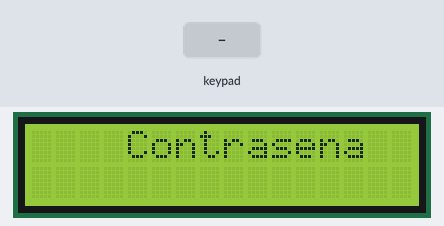
A sketch run on a simulated Arduino Uno, built with avr-gcc and run on an emulated ATmega328P. On the bench: 16×2 character LCD. The test bench sets the inputs (shaded band). What the sketch prints to the serial monitor is not drawn.

Above: at 1.2 s.
1.3 s: keypad keys 1 0 A D # pressed 0.4 s apart
At 4.2 s:
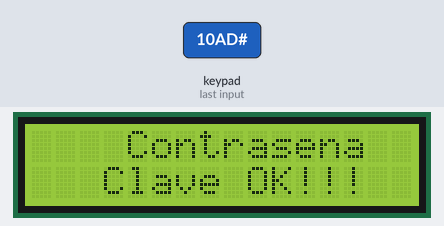
4.8 s: key '*' pressed
At 5.2 s:
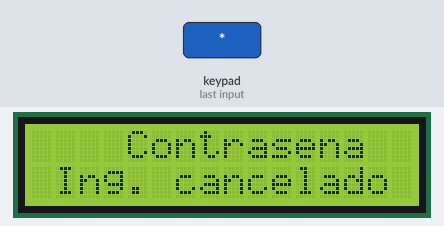
6.3 s: key '#' pressed
At 6.6 s:
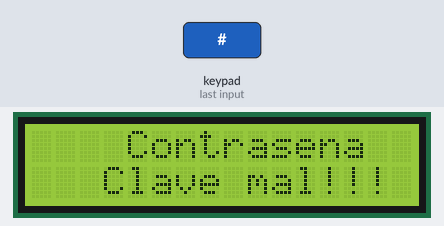
7.8 s: keypad keys 1 0 A D A pressed 0.4 s apart
At 9.9 s:
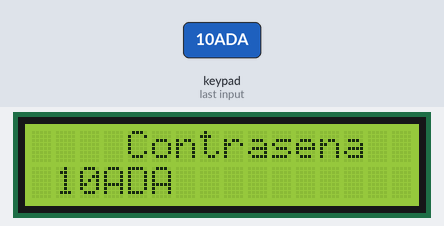
11.3 s: keypad keys 1 0 A D pressed 0.4 s apart
At 13.0 s:
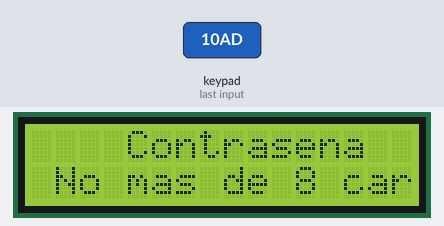
Timing chart, 0 to 14.5 s (numbered marks = the images above; inputs shaded):
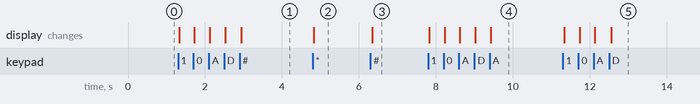

The sketch:

Comprobar_contrase_a.ino
```cpp
#include <Keypad.h>//Libreria para teclados matriciales
#include <Wire.h>
#include <LiquidCrystal_I2C.h>

//Crear el objeto lcd  dirección  0x3F y 16 columnas x 2 filas
LiquidCrystal_I2C lcd(0x3F,16,2);  //

//Constantes para definir dimensiones del teclado
const byte FILAS = 4;
const byte COLUMNAS = 4;
String cont_ingreso=""; // Contraseña ingresada
byte posIngreso=0; // Contador de caracteres ingresados (permitido hasta 8)

//Juego de caracteres personalizado
char CARACTERES[FILAS][COLUMNAS] = {
  {'1','4','7','*'},
  {'2','5','8','0'},
  {'3','6','9','#'},
  {'A','B','C','D'}
};

//Pines de matrices del teclado
byte pinesFilas[FILAS] = {5,4,3,2};
byte pinesColumnas[COLUMNAS] = {9,8,7,6};

//Instanciar juego de caracteres personalizado
Keypad customKeypad = Keypad(makeKeymap(CARACTERES), pinesFilas, pinesColumnas, FILAS, COLUMNAS);

void setup() {
  //Inicializa consola
  Serial.begin(9600);
  CancelarIngreso();

  // Inicializar el LCD
  lcd.init();

  //Encender la luz de fondo.
  lcd.backlight();
  MostrarPantalla("",1);
}

//Reinicia el ingreso de caracteres
void CancelarIngreso(){
   posIngreso=0;
   cont_ingreso="";
}

//Reinicia la pantalla y muestra el string del parametro
void MostrarPantalla(String texto, int fila){
  lcd.clear();
  lcd.setCursor(1,0);
  lcd.print("   Contrasena   ");
  lcd.setCursor(fila, 1);
  lcd.print(texto);
}

void loop() {
  char customKey = customKeypad.getKey();//Revisa si fue presionada una tecla

  //Si fue presionada una tecla la muestra
  if(customKey){
    switch(customKey){//Segun la tecla acciona
        case '#'://Comprobar una contraseña
          if(cont_ingreso.compareTo("10AD")==0){
            MostrarPantalla("  Clave OK!!!   ",1);
            Serial.println("Contraseña correcta.");
          }
          else{
            MostrarPantalla("  Clave mal!!!  ",1);
            Serial.println("Contraseña incorrecta.");
          }
          posIngreso=0;
          CancelarIngreso();
          break;
        case '*'://Cancelar un ingreso
          CancelarIngreso();
          MostrarPantalla("Ing. cancelado",1);
          Serial.println("Ingreso cancelado.");
          break;
        default://Ingresar un caracter
          if(posIngreso<8){
            cont_ingreso.concat(customKey);
            posIngreso++;
            MostrarPantalla(cont_ingreso,1);
            Serial.println(cont_ingreso);
          }
          else{//Excedido de los 8 caracteres permitidos
            MostrarPantalla("No mas de 8 car.",1);
            Serial.println("No se admiten mas de 8 caracteres. Continuar con *-cancelar o #-aceptar.");
          }
          break;
    }
  }
}
```

Measured:
- after the input at 1.3 s, the display: first changes at once (image 1 shows a later state)
- after the input at 4.8 s, the display: changes at once (image 2)
- after the input at 6.3 s, the display: changes at once (image 3)
- after the input at 7.8 s, the display: first changes at once (image 4 shows a later state)
- after the input at 11.3 s, the display: first changes at once (image 5 shows a later state)
